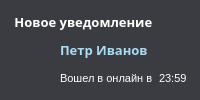
       <widget class="QWidget" name="Notification_0" native="true">
        <property name="styleSheet">
         <string notr="true">background-color: rgb(59, 60, 65)</string>
        </property>
        <layout class="QGridLayout" name="gridLayout">
         <item row="2" column="1">
          <widget class="QLabel" name="online_At_1">
           <property name="styleSheet">
            <string notr="true">font-size: 11px;
font-family: semi bold &quot;Tahoma&quot;;
font-style: semi bold;
color: rgb(255, 255, 255)</string>
           </property>
           <property name="text">
            <string>Вошел в онлайн в</string>
           </property>
          </widget>
         </item>
         <item row="1" column="1" colspan="2">
          <widget class="QLabel" name="n_Name_1">
           <property name="font">
            <font>
             <family>semi 12 Tahoma</family>
             <pointsize>-1</pointsize>
             <weight>75</weight>
             <bold>true</bold>
            </font>
           </property>
           <property name="styleSheet">
            <string notr="true">font-size: 13px;
font-family: semi bold &quot;Tahoma&quot;;
font-style: semi bold;
color: rgb(169, 219, 243)</string>
           </property>
           <property name="text">
            <string>Петр Иванов</string>
           </property>
          </widget>
         </item>
         <item row="2" column="2">
          <widget class="QLabel" name="time_1">
           <property name="styleSheet">
            <string notr="true">font-size: 11px;
font-family: semi bold &quot;Tahoma&quot;;
font-style: semi bold;
color: rgb(255, 255, 255)</string>
           </property>
           <property name="text">
            <string>23:59</string>
           </property>
          </widget>
         </item>
         <item row="0" column="0" colspan="3">
          <widget class="QLabel" name="new_Notification_1">
           <property name="font">
            <font>
             <family>semi 12 Tahoma</family>
             <pointsize>-1</pointsize>
             <weight>75</weight>
             <bold>true</bold>
            </font>
           </property>
           <property name="styleSheet">
            <string notr="true">font-size: 13px;
font-family: semi bold &quot;Tahoma&quot;;
font-style: semi bold;
color: rgb(255, 255, 255)</string>
           </property>
           <property name="text">
            <string> Новое уведомление</string>
           </property>
          </widget>
         </item>
         <item row="1" column="0" rowspan="2">
          <widget class="QLabel" name="n_Photo_1">
           <property name="minimumSize">
            <size>
             <width>43</width>
             <height>43</height>
            </size>
           </property>
           <property name="text">
            <string/>
           </property>
           <property name="pixmap">
            <pixmap resource="build/img.qrc">:/new/img/iconwithoutphoto.png</pixmap>
           </property>
          </widget>
         </item>
        </layout>
       </widget>
